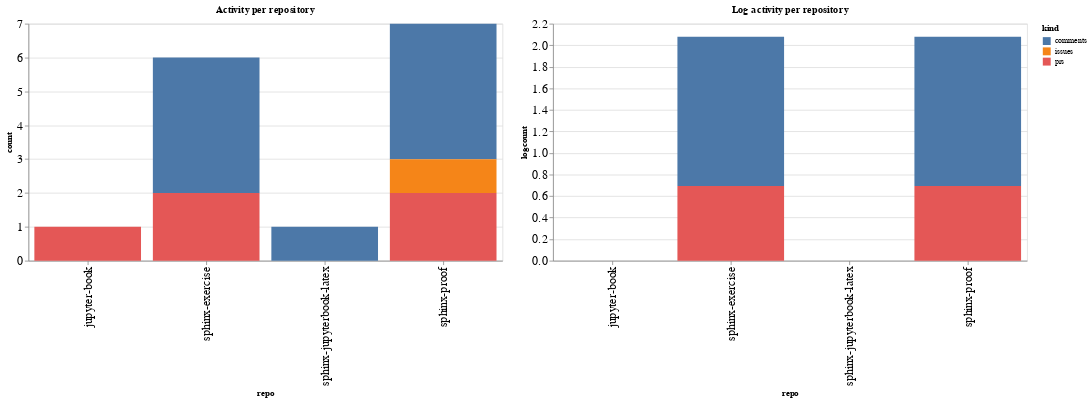

This figure's notebook cell:
### Code cell
ch1 = alt.Chart(repo_summaries, width=600, title="Activity per repository").mark_bar().encode(
    x='repo',
    y='count',
    color='kind',
    tooltip="kind"
)

ch2 = alt.Chart(repo_summaries, width=600, title="Log activity per repository").mark_bar().encode(
    x='repo',
    y='logcount',
    color='kind',
    tooltip="kind"
)

ch1 | ch2

### Figure 1 — Vega-Lite specification as saved in the notebook (floating-point values rounded to 4 significant figures)
{"config": {"axisLeft": {"labelFontSize": 15}, "axisBottom": {"labelFontSize": 15}}, "hconcat": [{"mark": "bar", "encoding": {"color": {"type": "nominal", "field": "kind"}, "tooltip": {"type": "nominal", "field": "kind"}, "x": {"type": "nominal", "field": "repo"}, "y": {"type": "quantitative", "field": "count"}}, "title": "Activity per repository", "width": 600}, {"mark": "bar", "encoding": {"color": {"type": "nominal", "field": "kind"}, "tooltip": {"type": "nominal", "field": "kind"}, "x": {"type": "nominal", "field": "repo"}, "y": {"type": "quantitative", "field": "logcount"}}, "title": "Log activity per repository", "width": 600}], "data": {"name": "data-2439a941743c1676e27d6847830d18cf"}, "$schema": "https://vega.github.io/schema/vega-lite/v4.8.1.json", "datasets": {"data-2439a941743c1676e27d6847830d18cf": [{"repo": "jupyter-book", "kind": "prs", "count": 1, "logcount": 0.0}, {"repo": "sphinx-exercise", "kind": "comments", "count": 4, "logcount": 1.386}, {"repo": "sphinx-exercise", "kind": "prs", "count": 2, "logcount": 0.6931}, {"repo": "sphinx-jupyterbook-latex", "kind": "comments", "count": 1, "logcount": 0.0}, {"repo": "sphinx-proof", "kind": "comments", "count": 4, "logcount": 1.386}, {"repo": "sphinx-proof", "kind": "issues", "count": 1, "logcount": 0.0}, {"repo": "sphinx-proof", "kind": "prs", "count": 2, "logcount": 0.6931}]}}
